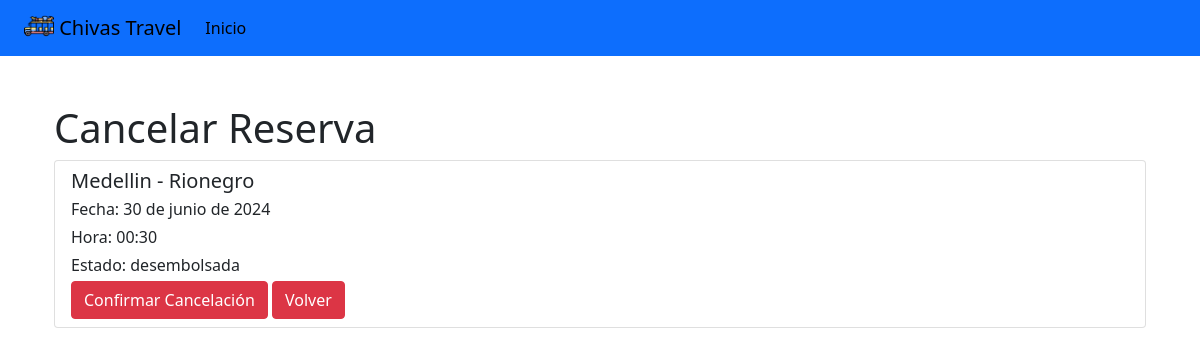
The page /paseos/cancelarReserva/1/ on the database its author committed.
### paseos/models.py (models this page shows, shortened)
class Reserva(models.Model):
    paseo = models.ForeignKey(Paseo, on_delete=models.CASCADE)
    estado = models.CharField(max_length=100)
    fechaCreacion = models.DateField()
    valor = models.IntegerField()
    paquete = models.ForeignKey(Paquete, on_delete=models.CASCADE, default='none')
    comprobantePago = models.CharField(max_length=200000, default='none')
    persona = models.ForeignKey(Cliente, on_delete=models.CASCADE)

class Paseo(models.Model):
    imagen = models.CharField(max_length=500000, default='default_value')
    origen = models.CharField(max_length=100)
    destino = models.CharField(max_length=100)
    descripcion = models.CharField(max_length=300)
    fecha = models.DateField()
    hora = models.TimeField()
    chiva = models.ForeignKey(Chiva, on_delete=models.CASCADE)
    esquemaCobro = models.ForeignKey(EsquemaCobro, on_delete=models.CASCADE)
    disponibilidad = models.IntegerField()

### paseos/views.py (the view, shortened to what this page needs)
# urls.py: path('cancelarReserva/<int:reserva_id>/', views.cancelarReserva, name='cancelarReserva'),
def cancelarReserva(request, reserva_id):
    reserva = get_object_or_404(Reserva, id=reserva_id)
    return render(request, 'cancelarReserva.html', {'reserva': reserva})

### paseos/templates/cancelarReserva.html (shortened to what this page needs)
<!DOCTYPE html>
<html lang="en">
<head>
    {% load static %}
    <link rel="stylesheet" href="{% static 'styles.css' %}">
</head>
<body>
    {% include 'navbarCliente.html' %}
    <div class="container mt-5">
        <h1>Cancelar Reserva</h1>
        <div class="list-group">
            <div class="list-group-item">
                <h5 class="mb-1">{{ reserva.paseo.origen }} - {{ reserva.paseo.destino }}</h5>
                <p class="mb-1">Fecha: {{ reserva.paseo.fecha }}</p>
                <p class="mb-1">Hora: {{ reserva.paseo.hora }}</p>
                <p class="mb-1">Estado: {{ reserva.estado }}</p>
                <form method="POST" class="form-inline">
                    <button type="submit" class="btn btn-danger">Confirmar Cancelación</button>
                    <a href="{% url 'consultarReserva'%}" class="btn btn-danger">Volver</a>
                </form>
            </div>
        </div>
    </div>
</body>
</html>

### rows shown on the page
Reserva: paseo.origen "Medellin", paseo.destino "Rionegro", paseo.fecha "30 de junio de 2024", paseo.hora "00:30", estado "desembolsada"
